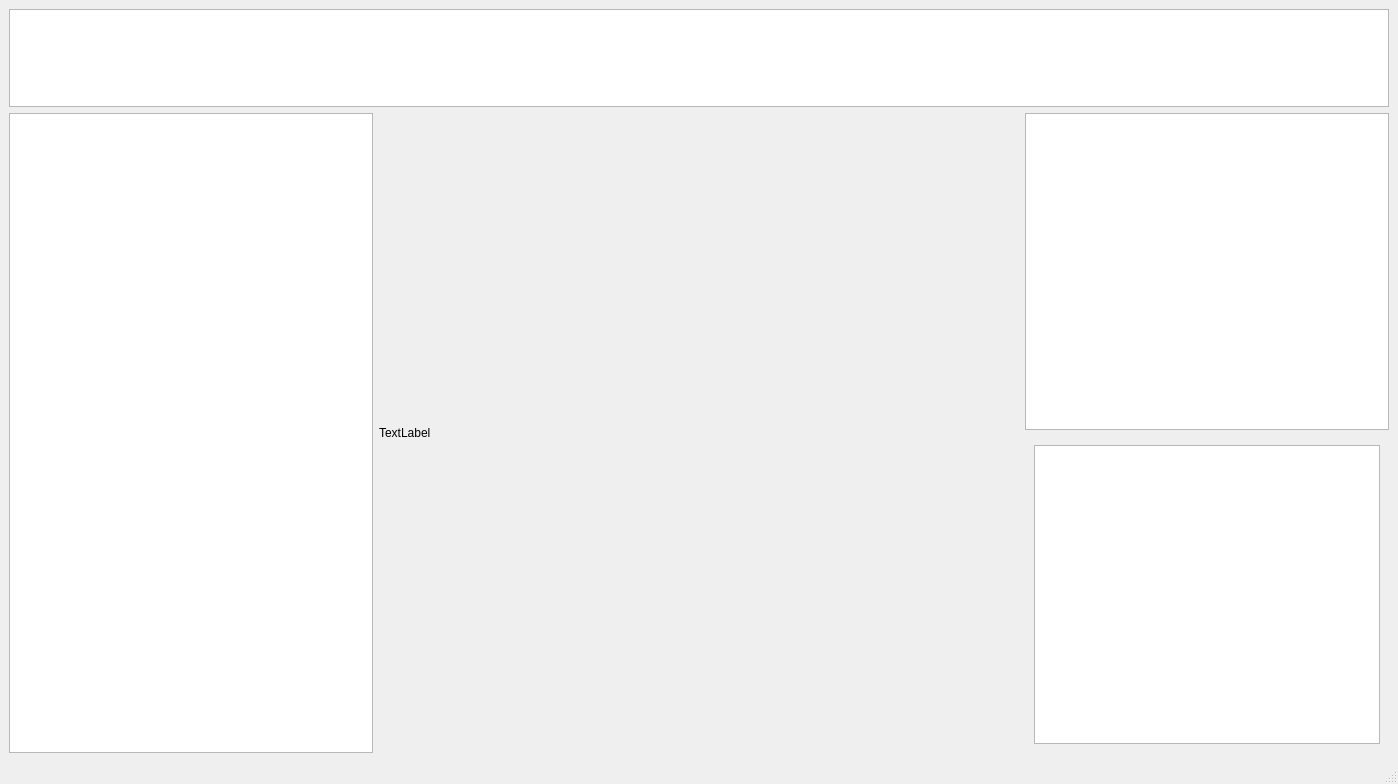
<?xml version="1.0" encoding="UTF-8"?>
<ui version="4.0">
 <class>MainWindow</class>
 <widget class="QMainWindow" name="MainWindow">
  <property name="geometry">
   <rect>
    <x>0</x>
    <y>0</y>
    <width>1398</width>
    <height>784</height>
   </rect>
  </property>
  <property name="windowTitle">
   <string>MainWindow</string>
  </property>
  <widget class="QWidget" name="centralwidget">
   <layout class="QVBoxLayout" name="verticalLayout_2">
    <item>
     <widget class="QListWidget" name="funcListWidget">
      <property name="sizePolicy">
       <sizepolicy hsizetype="Expanding" vsizetype="Preferred">
        <horstretch>0</horstretch>
        <verstretch>0</verstretch>
       </sizepolicy>
      </property>
     </widget>
    </item>
    <item>
     <layout class="QHBoxLayout" name="horizontalLayout">
      <item>
       <widget class="QTreeView" name="treeView">
        <property name="minimumSize">
         <size>
          <width>200</width>
          <height>0</height>
         </size>
        </property>
       </widget>
      </item>
      <item>
       <widget class="QLabel" name="label">
        <property name="sizePolicy">
         <sizepolicy hsizetype="Expanding" vsizetype="Expanding">
          <horstretch>0</horstretch>
          <verstretch>0</verstretch>
         </sizepolicy>
        </property>
        <property name="minimumSize">
         <size>
          <width>640</width>
          <height>640</height>
         </size>
        </property>
        <property name="text">
         <string>TextLabel</string>
        </property>
       </widget>
      </item>
      <item>
       <layout class="QVBoxLayout" name="verticalLayout">
        <item>
         <widget class="QListWidget" name="useListWidget">
          <property name="sizePolicy">
           <sizepolicy hsizetype="Expanding" vsizetype="Expanding">
            <horstretch>0</horstretch>
            <verstretch>0</verstretch>
           </sizepolicy>
          </property>
         </widget>
        </item>
        <item>
         <widget class="QStackedWidget" name="stackedWidget">
          <property name="sizePolicy">
           <sizepolicy hsizetype="Preferred" vsizetype="Preferred">
            <horstretch>0</horstretch>
            <verstretch>0</verstretch>
           </sizepolicy>
          </property>
          <property name="minimumSize">
           <size>
            <width>0</width>
            <height>200</height>
           </size>
          </property>
          <property name="currentIndex">
           <number>2</number>
          </property>
          <widget class="QWidget" name="page">
           <layout class="QHBoxLayout" name="horizontalLayout_2">
            <item>
             <widget class="QTableWidget" name="grayingTableWidget"/>
            </item>
           </layout>
          </widget>
          <widget class="QWidget" name="page_2">
           <layout class="QHBoxLayout" name="horizontalLayout_3">
            <item>
             <widget class="QTableWidget" name="filterTableWidget"/>
            </item>
           </layout>
          </widget>
          <widget class="QWidget" name="page_3">
           <layout class="QVBoxLayout" name="verticalLayout_3">
            <item>
             <widget class="QTableWidget" name="morphTableWidget"/>
            </item>
           </layout>
          </widget>
          <widget class="QWidget" name="page_4">
           <layout class="QHBoxLayout" name="horizontalLayout_4">
            <item>
             <widget class="QTableWidget" name="gradTableWidget"/>
            </item>
           </layout>
          </widget>
         </widget>
        </item>
       </layout>
      </item>
     </layout>
    </item>
   </layout>
  </widget>
  <widget class="QMenuBar" name="menubar">
   <property name="geometry">
    <rect>
     <x>0</x>
     <y>0</y>
     <width>1398</width>
     <height>23</height>
    </rect>
   </property>
  </widget>
  <widget class="QStatusBar" name="statusbar"/>
 </widget>
 <resources/>
 <connections/>
</ui>
